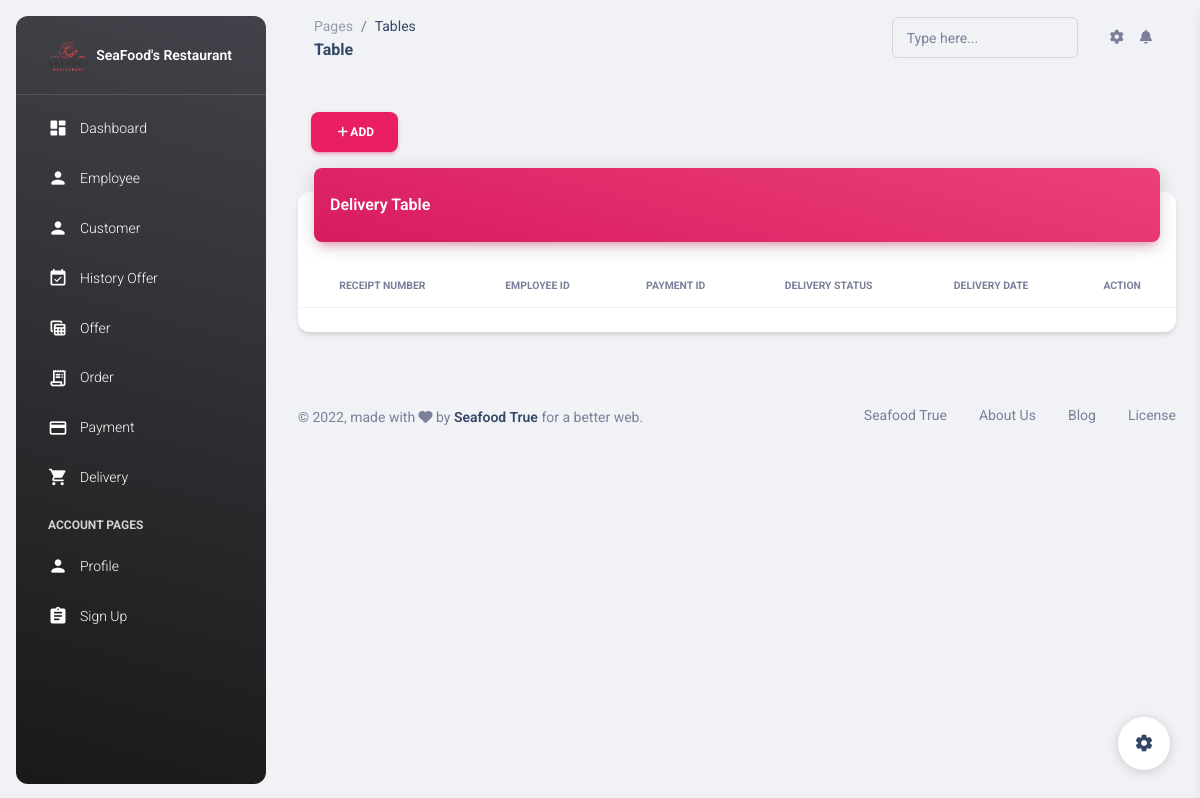
The app's page /admin/pages/delivery.php (signed in), older data.
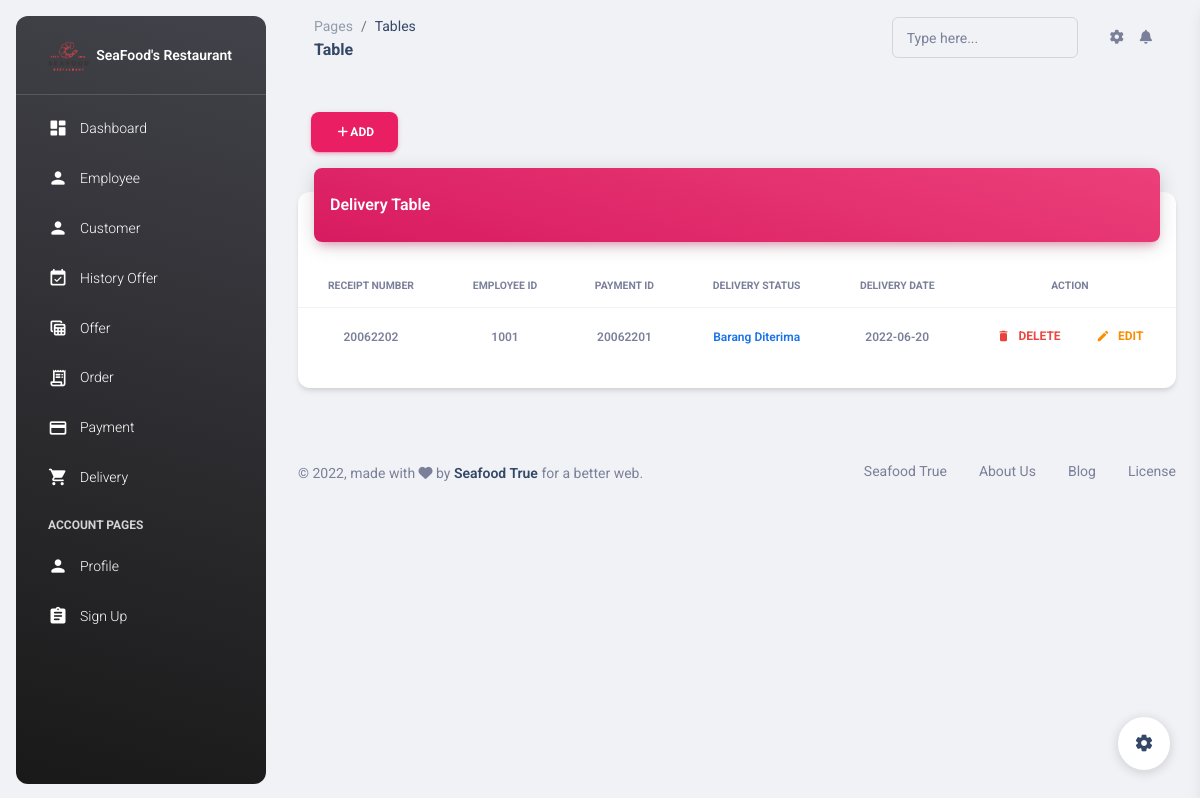
The same page, newer data.
### tables this page shows
CREATE TABLE `pengiriman` (
  `NO_RESI` char(12) NOT NULL,
  `ID_PEGAWAI` char(4) DEFAULT NULL,
  `ID_PEMBAYARAN` char(8) DEFAULT NULL,
  `STATUS_PENGIRIMAN` tinyint(4) DEFAULT NULL,
  `TANGGAL_PENGIRIMAN` date DEFAULT NULL,
  PRIMARY KEY (`NO_RESI`),
  KEY `PENGIRIMAN_PEMBAYARAN_FK` (`ID_PEMBAYARAN`),
  KEY `PENGIRIMAN_PEGAWAI_FK` (`ID_PEGAWAI`),
  CONSTRAINT `PENGIRIMAN_PEGAWAI_FK` FOREIGN KEY (`ID_PEGAWAI`) REFERENCES `pegawai` (`ID_PEGAWAI`),
  CONSTRAINT `PENGIRIMAN_PEMBAYARAN_FK` FOREIGN KEY (`ID_PEMBAYARAN`) REFERENCES `pembayaran` (`ID_PEMBAYARAN`)
);

### functions.php (called while the page is built, shortened)
<?php
    $koneksi = mysqli_connect('localhost','root','','seafood2');
    function query($query){
        global $koneksi;
        $select = mysqli_query($koneksi, $query);
        $rows = [];
        while ($tampil = mysqli_fetch_assoc($select)){
            $rows [] = $tampil;
        }
        return $rows;
    }
?>

### admin/pages/delivery.php (the view, shortened to what the changed rows need)
<?php
require '../../functions.php';
$query = "SELECT * FROM pengiriman ORDER BY no_resi ASC LIMIT 0, 10";
$sql = query($query);
?>
<!DOCTYPE html>
<html lang="en">
<head>
  <link href="../assets/css/nucleo-icons.css" rel="stylesheet"/>
  <link href="../assets/css/nucleo-svg.css" rel="stylesheet"/>
  <link id="pagestyle" href="../assets/css/material-dashboard.css?v=3.0.0" rel="stylesheet" />
</head>
<body class="g-sidenav-show  bg-gray-200">
  <main class="main-content position-relative max-height-vh-100 h-100 border-radius-lg ">
    <div class="container-fluid py-4">
      <div class="row">
        <div class="col-12">
          <div class="card my-4">
            <div class="card-body px-0 pb-2">
              <div class="table-responsive p-0">
              <table class="table align-items-center table-hover">
                <thead>
                    <tr>
                    <th class="text-uppercase text-secondary text-xxs font-weight-bolder opacity-1000 align-middle text-center">Receipt Number</th>
                    <th class="text-uppercase text-secondary text-xxs font-weight-bolder opacity-1000 align-middle text-center">Employee ID</th>
                    <th class="text-uppercase text-secondary text-xxs font-weight-bolder opacity-1000 align-middle text-center">Payment ID</th>
                    <th class="text-uppercase text-secondary text-xxs font-weight-bolder opacity-1000 align-middle text-center">Delivery Status</th>
                    <th class="text-uppercase text-secondary text-xxs font-weight-bolder opacity-1000 align-middle text-center">Delivery Date</th>
                    <th class="text-uppercase text-secondary text-xxs font-weight-bolder opacity-1000 align-middle text-center">Action</th>
                    </tr>
                </thead>
                <tbody>
                <?php foreach ($sql as $member) : ?>
					        <tr>
                    <td class="align-middle text-center text-sm">
                      <span class="text-secondary font-weight-bold text-xs"><?php echo $member['NO_RESI']; ?></span>
                    </td>
                    <td class="align-middle text-center text-sm">
                      <span class="text-secondary font-weight-bold text-xs"><?php echo $member['ID_PEGAWAI']; ?></span>
                    </td>
                    <td class="align-middle text-center text-sm">
                      <span class="text-secondary font-weight-bold text-xs"><?php echo $member['ID_PEMBAYARAN']; ?></span>
                    </td>
                    <td class="align-middle text-center text-sm">
                      <?php
                      if($member['STATUS_PENGIRIMAN']==1){
                        ?>
                        <span class="text-secondary text-success font-weight-bold text-xs">Sedang dalam pengiriman</span>
                        <?php
                      } else if($member['STATUS_PENGIRIMAN']==2){
                        ?>
                        <span class="text-secondary text-info font-weight-bold text-xs">Barang Diterima</span>
                        <?php
                      }
                      ?>
                    </td>
                    <td class="align-middle text-center text-sm">
                      <span class="text-secondary font-weight-bold text-xs"><?php echo $member['TANGGAL_PENGIRIMAN']; ?></span>
                    </td>
                    <td class="align-middle text-center text-sm">
                      <a class="btn btn-link text-danger text-gradient px-3 mb-0" href="deletedelivery.php?no_resi=<?php echo $member['NO_RESI']; ?>" onclick="return confirm('Apakah Anda yakin ingin menghapus data ini?')"><i class="material-icons text-sm me-2">delete</i>Delete</a>
                      <a class="btn btn-link text-warning px-3 mb-0" href="editdelivery.php?no_resi=<?php echo $member['NO_RESI']; ?>"><i class="material-icons text-sm me-2">edit</i>Edit</a>
                    </td>
                  </tr>
                  <?php endforeach; ?>
                </tbody>
                </table>
              </div>
            </div>
          </div>
        </div>
      </div>
    </div>
</main>
</body>
</html>

Row changes from the older to the newer data that the page shows:
added pengiriman: NO_RESI "20062202", ID_PEGAWAI "1001", ID_PEMBAYARAN "20062201", STATUS_PENGIRIMAN "Barang Diterima", TANGGAL_PENGIRIMAN "2022-06-20"
